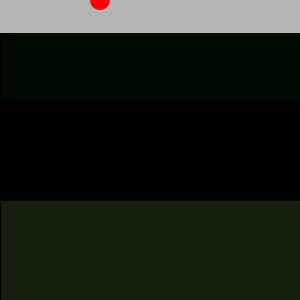
Frame 1 (no input)
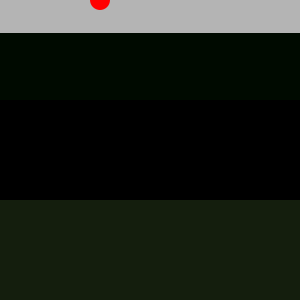
Frame 60 (the mouse pressed at the canvas centre just before this capture)
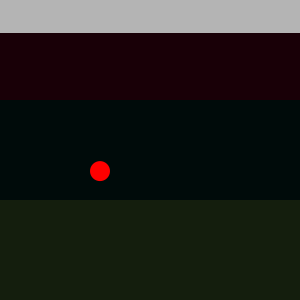
Frame 120 (the mouse held since frame 60 and released just before this capture)

The Processing sketch that drew these frames (run headless with seeded random() and noise(); from frame 60 on, the mouse is pressed at the canvas centre):

// Processing sketch: processing_54382
// ── processing_54382.pde


boolean button = false;
float  x = 100;  // x location of square
float  y = 0; // adivina >D
float r = 255; // colores del circulo
float g = 0; 
float b = 0;
float bx = 0;  //variables del primer rectangulo
float by = height/3 ;
float br = 0;
float bg = 10;
float bb = 0; // hasta aqui vaeriables del primer rectangulo
float r2 = 0; // variables del segundo rectangulo
float g2 = 0;
float b2 = 0;
float r3 = 20; //variables del tercer rectangulo
float g3 = 30;
float b3 = 13;
float speed = 0; // velocidad del cuadro
float gravity = .1; // la nueva variable para la gravedad

void setup() {
  size (300,300);
}

void draw() {
  background (180);
   fill (br,bg,bb);
  rect (bx,by,width,height/3);
   fill (r2,g2,b2);
   rect (0,height/3,width,height/3);
   fill (r3,g3,b3);
   rect (0,200,width,height/3);
  
  // Dibuja el cuadro
  fill (r,g,b);
  noStroke ();
  smooth();
  ellipseMode(CENTER);
  ellipse (x,y,20,20);

  
  if (button) {
  y = y + speed; // agrega la velocidad al lugar
  
  speed = speed + gravity;  // con esto agregas gravedad
  
  if ( y < height/3) {
    br = br + random(-7,7);      //con esto le cambias de color a los rectangulos
    bg = bg + random(-3,3);
    bb = bb + random(-2,2);
  }else if (y > height/3 && y < 200){
   r2= r2 + random(-3,3) ;
   g2 = g2 + random(-7,7);
   b2 = b2 + random (-4,4); 
  } else if (y > 200) {
    r3 = r3 + random(-3,3);
    g2 = g2 + random(-4,4);
    b2 = b2 + random(-8,8);
  }
  
  // si el cuadro llega al fondo
  // dale reversa a la velocidad
  if ( y > height) {
    speed = speed *- .95; // multiplicando por -0.95 en vez de 
    //-1 le quita velocidad a la peolota cada que rebota, 
    //a esto se le conoce como @dampening effect y es un efecto 
    //mas real si no la pelota bota para siempre
  }
} else if (!button){
  y = 0;
} 
 br = constrain(br,0,255);
 bg = constrain(bg,0,255);
 bb = constrain(bb,0,255); // hasta aqui vaeriables del primer rectangulo
 r2 = constrain(r2,0,255); // variables del segundo rectangulo
 g2 = constrain(g2,0,255);
 b2 = constrain(b2,0,255);
 }
void mousePressed(){
  button = !button;
}
